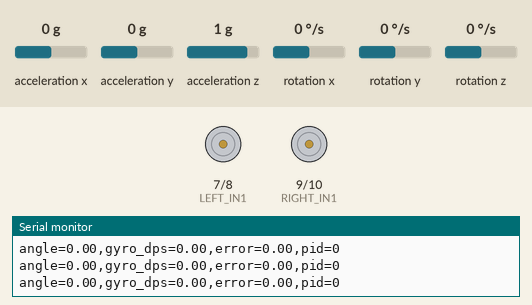
The sketch below on a simulated Arduino Uno, built with avr-gcc and run on an emulated ATmega328P. Parts: motor-driver pin pairs drawn as motors (green arrow = first pin HIGH = forward, orange = second pin HIGH = backward, longer = more drive, scaled by the enable pin), the last lines printed to the serial monitor. Wiring (inferred from the names in the program): MPU-6050 motion sensor at I2C address 0x68. The test bench sets the inputs (shaded band); at power-on: rotation y 0 °/s, acceleration x 0 g, acceleration z 1 g, acceleration y 0 g, rotation x 0 °/s, rotation z 0 °/s. At 11.4 s the program stops and its outputs stay as they are.

Above: at 3.4 s.
3.5 s: rotation y set to 3 °/s
At 3.83 s:
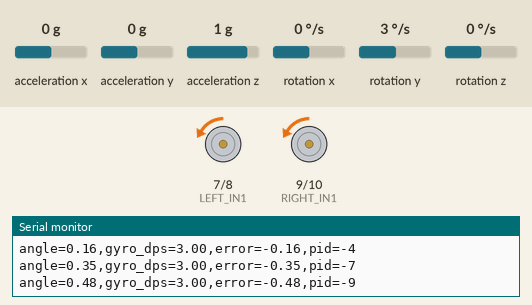
6.5 s: acceleration x set to 0.4 g
At 7.8 s:
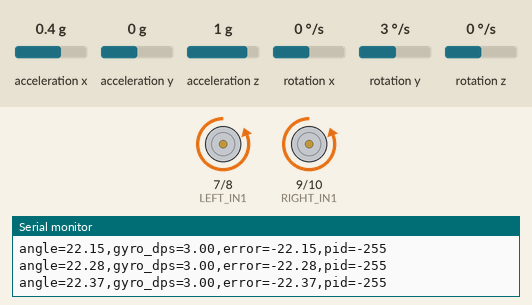
8.1 s: acceleration x set to -0.1 g
At 10.79 s:
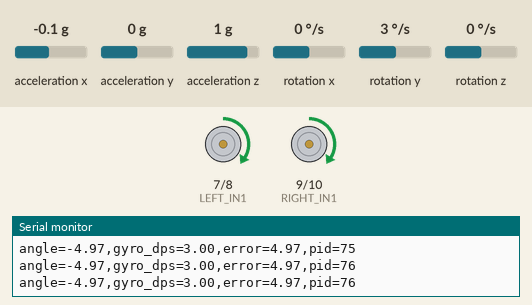
11.1 s: acceleration z set to -1.4 g
Timing chart, 0 to 12.9 s (numbered marks = the images above; inputs shaded):
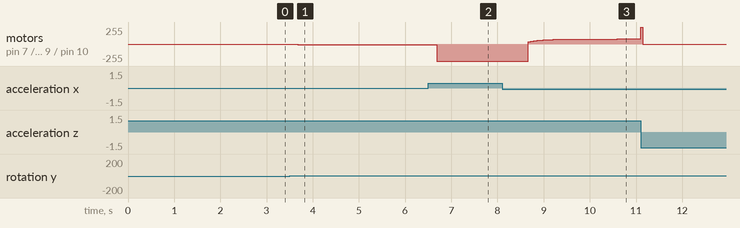

Measured:
- after the input at 3.5 s, motor on pin 7 (LEFT_IN1) / pin 8 (LEFT_IN2), motor on pin 9 (RIGHT_IN1) / pin 10 (RIGHT_IN2): moves from stopped to backward 14/255 over 2.3 s, starting at once
- after the input at 6.5 s, motor on pin 7 (LEFT_IN1) / pin 8 (LEFT_IN2), motor on pin 9 (RIGHT_IN1) / pin 10 (RIGHT_IN2): backward 14/255 → backward 255/255 after 0.18 s
- after the input at 8.1 s, motor on pin 7 (LEFT_IN1) / pin 8 (LEFT_IN2), motor on pin 9 (RIGHT_IN1) / pin 10 (RIGHT_IN2): moves from backward 255/255 to forward 77/255 over 2.3 s, starting after 0.57 s

The sketch:

SelfBalancingRobot.ino
```cpp
/*
 * Two-Wheel Self-Balancing Robot
 * Arduino Uno + MPU6050 + L298N
 *
 * Uses only the built-in Wire library.
 * IMPORTANT: Verify IMU orientation, motor polarity and angle offset.
 * Initial gains are conservative starting values, not universal settings.
 */
#include <Wire.h>

// ---------------- Pin mapping: Arduino Uno ----------------
const uint8_t MPU_ADDR = 0x68;
const uint8_t LEFT_EN  = 5;   // PWM
const uint8_t LEFT_IN1 = 7;
const uint8_t LEFT_IN2 = 8;
const uint8_t RIGHT_EN = 6;   // PWM
const uint8_t RIGHT_IN1 = 9;
const uint8_t RIGHT_IN2 = 10;

// ---------------- Sensor and control configuration ----------------
const float RAD_TO_DEG_F = 57.2957795f;
const float ANGLE_OFFSET_DEG = 0.0f;  // calibrate for your assembled chassis
const float FALL_ANGLE_DEG = 35.0f;   // stop motors beyond this tilt
const float STARTUP_UPRIGHT_LIMIT_DEG = 12.0f;
const uint16_t CONTROL_PERIOD_US = 5000; // 200 Hz nominal loop

// PID starting values: tune on the actual robot.
float Kp = 18.0f;
float Ki = 0.5f;
float Kd = 0.8f;
float targetAngleDeg = 0.0f;

// MPU6050 scale factors for ±2g and ±250 deg/s.
const float ACCEL_LSB_PER_G = 16384.0f;
const float GYRO_LSB_PER_DPS = 131.0f;
const float G = 9.80665f;

float gyroBiasY = 0.0f;
float angleDeg = 0.0f;
float integral = 0.0f;
float previousError = 0.0f;
unsigned long lastLoopUs = 0;
unsigned long lastTelemetryMs = 0;
bool sensorReady = false;
bool calibrated = false;

// Set these true/false after checking whether each wheel moves in the
// direction that corrects a forward/backward fall.
const bool LEFT_MOTOR_INVERTED = false;
const bool RIGHT_MOTOR_INVERTED = false;

struct ImuSample {
  int16_t ax, ay, az;
  int16_t gx, gy, gz;
};

bool writeRegister(uint8_t reg, uint8_t value) {
  Wire.beginTransmission(MPU_ADDR);
  Wire.write(reg);
  Wire.write(value);
  return Wire.endTransmission() == 0;
}

bool readImu(ImuSample &s) {
  Wire.beginTransmission(MPU_ADDR);
  Wire.write(0x3B); // ACCEL_XOUT_H
  if (Wire.endTransmission(false) != 0) return false;
  if (Wire.requestFrom(MPU_ADDR, (uint8_t)14, (uint8_t)true) != 14) return false;

  s.ax = (int16_t)((Wire.read() << 8) | Wire.read());
  s.ay = (int16_t)((Wire.read() << 8) | Wire.read());
  s.az = (int16_t)((Wire.read() << 8) | Wire.read());
  (void)Wire.read(); (void)Wire.read(); // temperature
  s.gx = (int16_t)((Wire.read() << 8) | Wire.read());
  s.gy = (int16_t)((Wire.read() << 8) | Wire.read());
  s.gz = (int16_t)((Wire.read() << 8) | Wire.read());
  return true;
}

float accelTiltDegrees(const ImuSample &s) {
  // Assumes robot pitch is measured around the Y axis.
  // Change axes/sign if your MPU6050 is mounted differently.
  return atan2f((float)s.ax, (float)s.az) * RAD_TO_DEG_F;
}

bool initMpu() {
  // Wake MPU6050; set gyro ±250 dps and accel ±2g.
  if (!writeRegister(0x6B, 0x00)) return false;
  delay(100);
  if (!writeRegister(0x1B, 0x00)) return false;
  if (!writeRegister(0x1C, 0x00)) return false;
  // DLPF config for reduced high-frequency noise.
  if (!writeRegister(0x1A, 0x03)) return false;
  return true;
}

bool calibrateGyro() {
  const uint16_t samples = 600;
  long sumGy = 0;
  ImuSample s;
  Serial.println(F("Keep robot still and upright: calibrating gyro..."));
  for (uint16_t i = 0; i < samples; ++i) {
    if (!readImu(s)) return false;
    sumGy += s.gy;
    delay(3);
  }
  gyroBiasY = (float)sumGy / samples;
  if (!readImu(s)) return false;
  angleDeg = accelTiltDegrees(s) - ANGLE_OFFSET_DEG;
  Serial.print(F("Gyro Y bias raw: "));
  Serial.println(gyroBiasY);
  Serial.print(F("Initial tilt deg: "));
  Serial.println(angleDeg);
  return true;
}

void setOneMotor(uint8_t en, uint8_t in1, uint8_t in2,
                 int command, bool inverted) {
  if (inverted) command = -command;
  command = constrain(command, -255, 255);
  if (command > 0) {
    digitalWrite(in1, HIGH);
    digitalWrite(in2, LOW);
    analogWrite(en, command);
  } else if (command < 0) {
    digitalWrite(in1, LOW);
    digitalWrite(in2, HIGH);
    analogWrite(en, -command);
  } else {
    analogWrite(en, 0);
    digitalWrite(in1, LOW);
    digitalWrite(in2, LOW);
  }
}

void stopMotors() {
  setOneMotor(LEFT_EN, LEFT_IN1, LEFT_IN2, 0, false);
  setOneMotor(RIGHT_EN, RIGHT_IN1, RIGHT_IN2, 0, false);
}

void driveMotors(int command) {
  // Equal command is a basic balancing scaffold. Trim can be added after
  // confirming both motors and wheel diameters are mechanically matched.
  setOneMotor(LEFT_EN, LEFT_IN1, LEFT_IN2, command, LEFT_MOTOR_INVERTED);
  setOneMotor(RIGHT_EN, RIGHT_IN1, RIGHT_IN2, command, RIGHT_MOTOR_INVERTED);
}

void resetPid() {
  integral = 0.0f;
  previousError = 0.0f;
}

void setup() {
  pinMode(LEFT_EN, OUTPUT); pinMode(LEFT_IN1, OUTPUT); pinMode(LEFT_IN2, OUTPUT);
  pinMode(RIGHT_EN, OUTPUT); pinMode(RIGHT_IN1, OUTPUT); pinMode(RIGHT_IN2, OUTPUT);
  stopMotors();

  Serial.begin(115200);
  Wire.begin();
  Wire.setClock(400000);

  sensorReady = initMpu();
  if (!sensorReady) {
    Serial.println(F("ERROR: MPU6050 not responding at address 0x68."));
    stopMotors();
    while (1) { delay(500); }
  }

  calibrated = calibrateGyro();
  if (!calibrated) {
    Serial.println(F("ERROR: IMU read failed during calibration."));
    stopMotors();
    while (1) { delay(500); }
  }

  if (fabs(angleDeg) > STARTUP_UPRIGHT_LIMIT_DEG) {
    Serial.println(F("Place robot upright and reset."));
    stopMotors();
    while (1) { delay(500); }
  }

  lastLoopUs = micros();
  Serial.println(F("Ready. Lift wheels clear for initial testing."));
}

void loop() {
  unsigned long nowUs = micros();
  if ((uint32_t)(nowUs - lastLoopUs) < CONTROL_PERIOD_US) return;

  float dt = (nowUs - lastLoopUs) / 1000000.0f;
  lastLoopUs = nowUs;
  if (dt <= 0.0f || dt > 0.03f) {
    stopMotors();
    resetPid();
    return;
  }

  ImuSample sample;
  if (!readImu(sample)) {
    stopMotors();
    resetPid();
    Serial.println(F("ERROR: IMU read failure; motors stopped."));
    return;
  }

  float accelAngle = accelTiltDegrees(sample) - ANGLE_OFFSET_DEG;
  float gyroRateDps = ((float)sample.gy - gyroBiasY) / GYRO_LSB_PER_DPS;

  // Complementary filter: gyro responds quickly; accelerometer corrects drift.
  const float alpha = 0.98f;
  angleDeg = alpha * (angleDeg + gyroRateDps * dt)
           + (1.0f - alpha) * accelAngle;

  if (fabs(angleDeg) > FALL_ANGLE_DEG) {
    stopMotors();
    resetPid();
    Serial.println(F("SAFETY STOP: tilt limit exceeded. Reset upright."));
    while (1) { delay(100); }
  }

  float error = targetAngleDeg - angleDeg;
  integral += error * dt;
  integral = constrain(integral, -80.0f, 80.0f);
  float derivative = (error - previousError) / dt;
  previousError = error;

  float output = Kp * error + Ki * integral + Kd * derivative;
  int motorCommand = (int)constrain(output, -255.0f, 255.0f);

  // Small deadband helps prevent constant motor buzzing near balance.
  if (fabs(error) < 0.35f && fabs(gyroRateDps) < 2.0f) motorCommand = 0;

  driveMotors(motorCommand);

  if (millis() - lastTelemetryMs >= 100) {
    lastTelemetryMs = millis();
    Serial.print(F("angle=")); Serial.print(angleDeg, 2);
    Serial.print(F(",gyro_dps=")); Serial.print(gyroRateDps, 2);
    Serial.print(F(",error=")); Serial.print(error, 2);
    Serial.print(F(",pid=")); Serial.println(motorCommand);
  }
}
```
